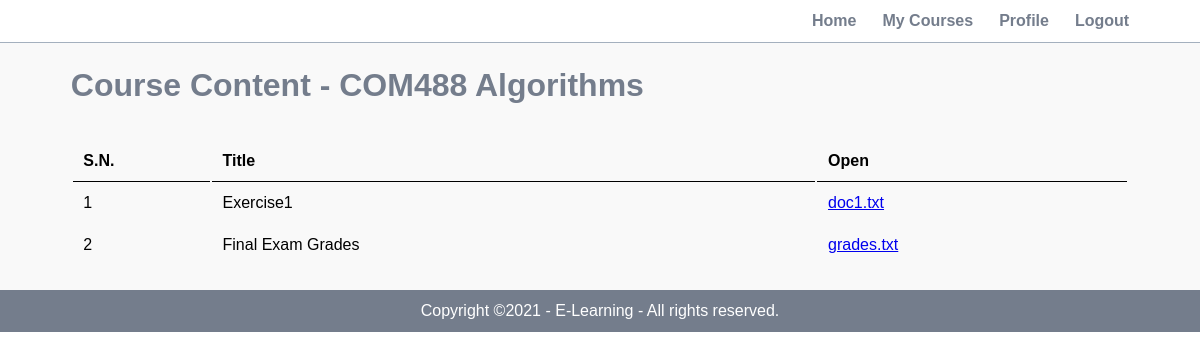
The page /student/course_content.php?course_id=34&course_code=COM488&course_name=Algorithms (signed in) on the database its author committed.
### tables this page shows
CREATE TABLE `course_content` (
  `id` int(10) UNSIGNED NOT NULL,
  `course_code` varchar(50) NOT NULL,
  `file_name` varchar(255) NOT NULL,
  `title` varchar(255) NOT NULL
);

### student/course_content.php (the view, shortened to what this page needs)
<?php include('partials/menu.php');
    $course_code = $_GET['course_code'];
    $course_name = $_GET['course_name'];
?>
<div class="main-content">
    <div class="wrapper">
        <h1>Course Content - <?php echo $course_code . " " . $course_name;?></h1>
        <br><br>
        <table class="tbl-full">
            <tr>
                <th>S.N.</th>
                <th>Title</th>
                <th>Open</th>
            </tr>
        <?php
            $sql = "SELECT * FROM course_content WHERE course_code = '$course_code'";
            $res = mysqli_query($conn, $sql);
            if($res==TRUE){
                $count = mysqli_num_rows($res);
                $sn=1;
                if($count > 0){
                    while($rows = mysqli_fetch_assoc($res)){
                        $title = $rows['title'];
                        $filename = $rows['file_name'];
                        ?>
                            <tr>
                                <td><?php echo $sn++; ?></td>
                                <td><?php echo $title; ?></td>
                                <td><a href="../uploads/<?php echo $filename; ?>"><?php echo $filename; ?></a></td>
                            </tr>
                        <?php
                    }
                }
                else{
                    ?>
                    <tr>
                        <td>No file added.</td>
                    </tr>
                    <?php
                }
            }
        ?>
        </table>
    </div>
</div>
<?php include('partials/footer.php'); ?>

### css/student.css (style rules this page uses)
* { margin: 0; padding: 0; font-family: Arial, Helvetica, sans-serif; }
.wrapper { padding: 1%; width: 90%; margin: 0 auto; }
.wrapper h1 { color: #747d8c; }
.tbl-full { width: 100%; }
table tr th { border-bottom: 1px solid black; padding: 1%; text-align: left; }
table tr td { padding: 1%; }
.main-content { background-color: #f9f9f9; padding: 1%; }

### rows shown on the page
course_content: title "Exercise1", file_name "doc1.txt"
course_content: title "Final Exam Grades", file_name "grades.txt"

### other values the page prints
$course_code "COM488"
$course_name "Algorithms"
